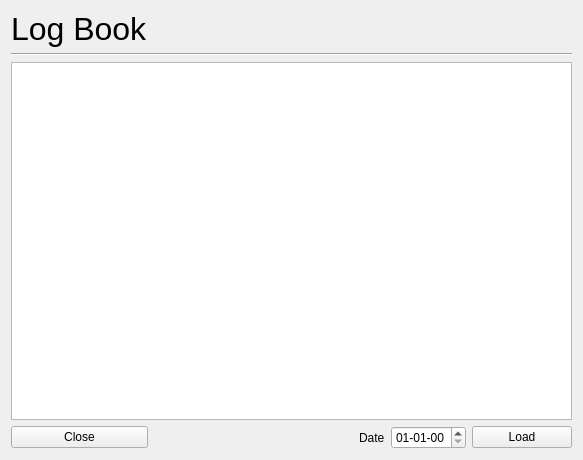
<?xml version="1.0" encoding="UTF-8"?>
<ui version="4.0">
 <class>LogBook</class>
 <widget class="QWidget" name="LogBook">
  <property name="geometry">
   <rect>
    <x>0</x>
    <y>0</y>
    <width>583</width>
    <height>460</height>
   </rect>
  </property>
  <property name="windowTitle">
   <string>Form</string>
  </property>
  <layout class="QGridLayout" name="gridLayout">
   <item row="0" column="0">
    <widget class="QLabel" name="label">
     <property name="font">
      <font>
       <pointsize>24</pointsize>
      </font>
     </property>
     <property name="text">
      <string>Log Book</string>
     </property>
    </widget>
   </item>
   <item row="1" column="0" colspan="5">
    <widget class="Line" name="line">
     <property name="orientation">
      <enum>Qt::Horizontal</enum>
     </property>
    </widget>
   </item>
   <item row="3" column="0">
    <widget class="QPushButton" name="buttonClose">
     <property name="text">
      <string>Close</string>
     </property>
    </widget>
   </item>
   <item row="3" column="1">
    <spacer name="horizontalSpacer">
     <property name="orientation">
      <enum>Qt::Horizontal</enum>
     </property>
     <property name="sizeHint" stdset="0">
      <size>
       <width>290</width>
       <height>20</height>
      </size>
     </property>
    </spacer>
   </item>
   <item row="3" column="2">
    <widget class="QLabel" name="label_2">
     <property name="text">
      <string>Date</string>
     </property>
    </widget>
   </item>
   <item row="3" column="3">
    <widget class="QDateEdit" name="dateEdit">
     <property name="displayFormat">
      <string>dd-MM-yy</string>
     </property>
    </widget>
   </item>
   <item row="3" column="4">
    <widget class="QPushButton" name="buttonLoad">
     <property name="sizePolicy">
      <sizepolicy hsizetype="Fixed" vsizetype="Fixed">
       <horstretch>0</horstretch>
       <verstretch>0</verstretch>
      </sizepolicy>
     </property>
     <property name="minimumSize">
      <size>
       <width>100</width>
       <height>0</height>
      </size>
     </property>
     <property name="text">
      <string>Load</string>
     </property>
    </widget>
   </item>
   <item row="2" column="0" colspan="5">
    <widget class="QTableView" name="tableLogBook"/>
   </item>
  </layout>
 </widget>
 <resources/>
 <connections/>
</ui>
